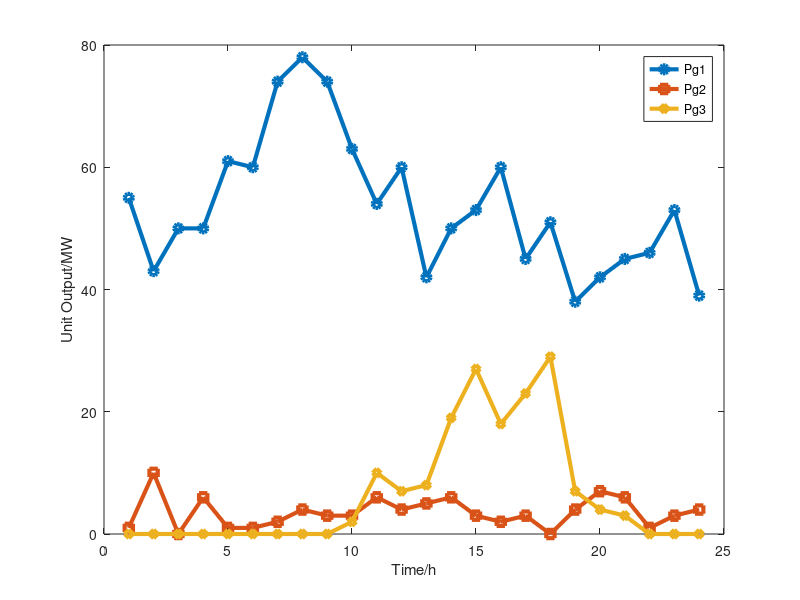

Write MATLAB code to recreate this figure.
Pd1=[55	43	50	50	61	60	74	78	74	63	54	60	42	50	53	60	45	51	38	42	45	46	53	39
];
Pd2=[1	10	0	6	1	1	2	4	3	3	6	4	5	6	3	2	3	0	4	7	6	1	3	4
];
Pd3=[0	0	0	0	0	0	0	0	0	2	10	7	8	19	27	18	23	29	7	4	3	0	0	0
];
%Pd4=[60	60	60	60	60	60	60	60	60	60	60	60	60	60	60	60	60	60	60	60	60	60	60	60];
%Pd5=[70	60	50	50	40	50	80	160	185	170	178	185	150	158	175	188	195	160	160	160	120	120	100	80];
time=[1	2	3	4	5	6	7	8	9	10	11	12	13	14	15	16	17	18	19	20	21	22	23	24
];

figure

f=plot(time,Pd1,'-o',time,Pd2,'-s',time,Pd3,'-d');
xlabel('Time/h');
ylabel('Unit Output/MW');
legend('Pg1','Pg2','Pg3');
set(f(1),'LineWidth',3);
set(f(2),'LineWidth',3);
set(f(3),'LineWidth',3);
